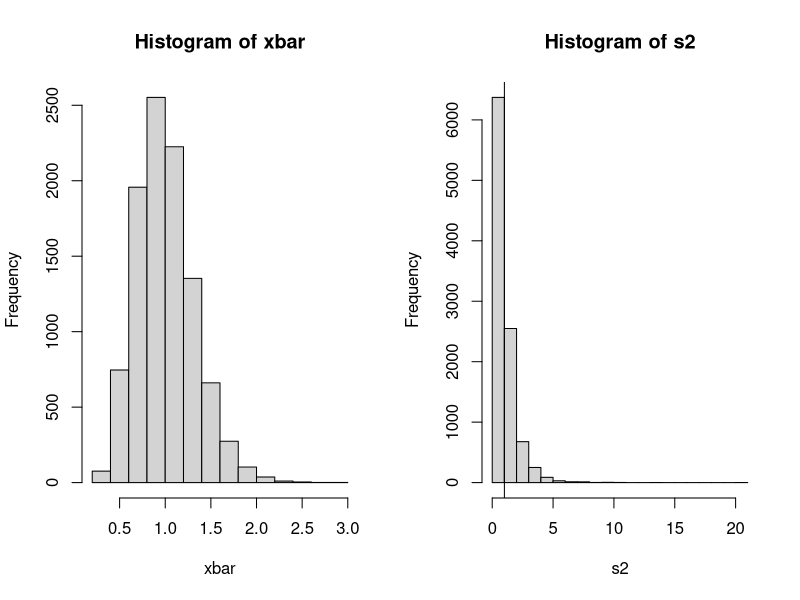
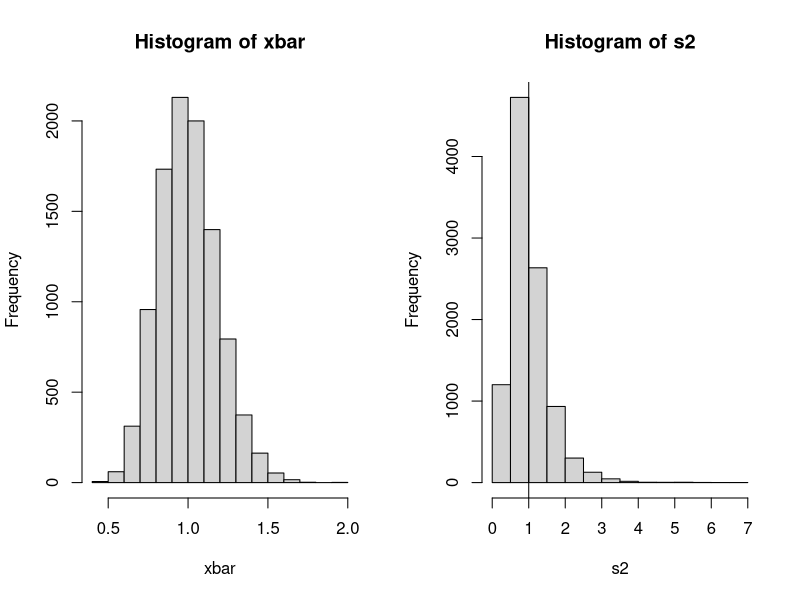
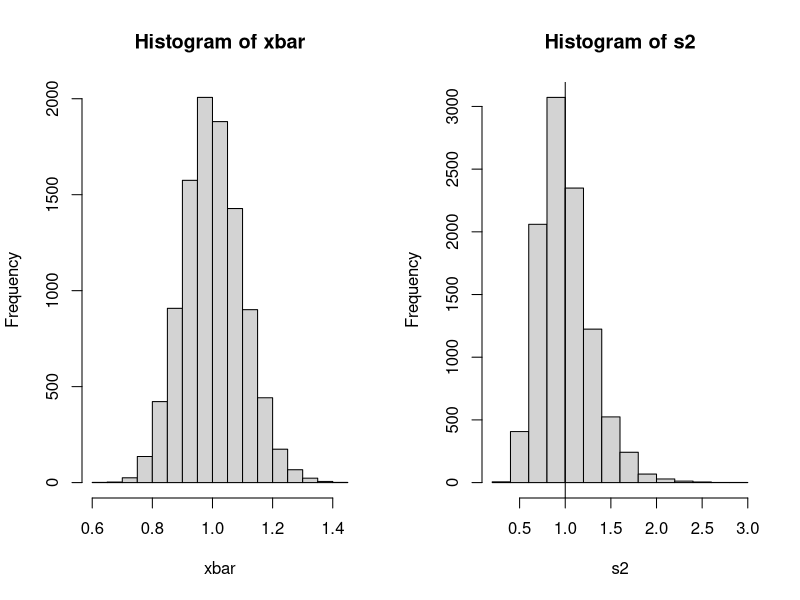

These charts were generated, in order, by the following R code:
###### Prog 3: Monte Carlo Method for xbar & s^2 ###########
Prog3<-function(n,m){
  xbar=s2=numeric(m)
  for(i in 1:m){
    x=rexp(n,1)
    xbar[i]=mean(x)
    s2[i]=var(x)
  }
  bxbar=mean(xbar)-0
  bs2=mean(s2)-1
  varxbar=var(xbar)
  vars2=var(s2)
  par(mfrow=c(1,2))
  hist(xbar);abline(v=0)
  hist(s2);abline(v=1)
  return(rbind(c("bias of xbar","bias of s^2","var of xbar","var of s^2"),
               round(c(bxbar,bs2,varxbar,vars2),5),
               round(c(0,0,1/n,2/(n-1)),5)))
}
#####################
Prog3(10,10000)
Prog3(30,10000)
Prog3(100,10000)
